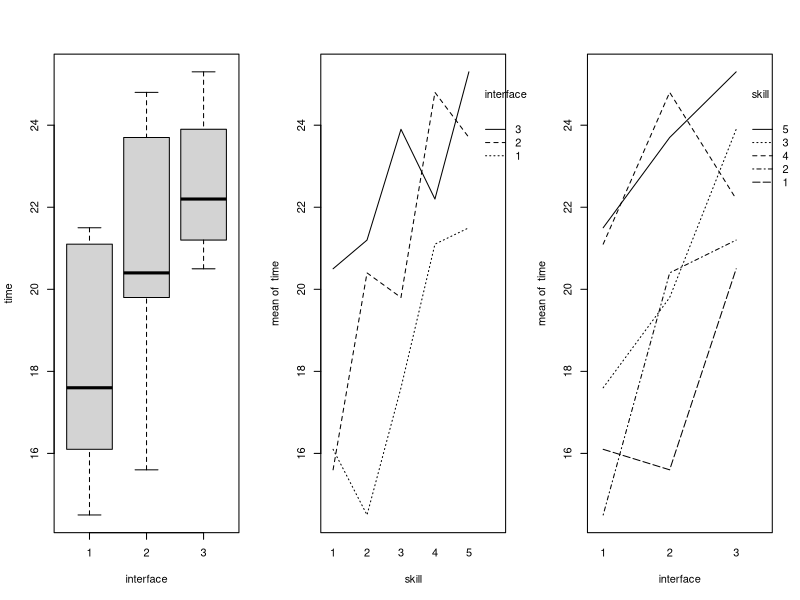
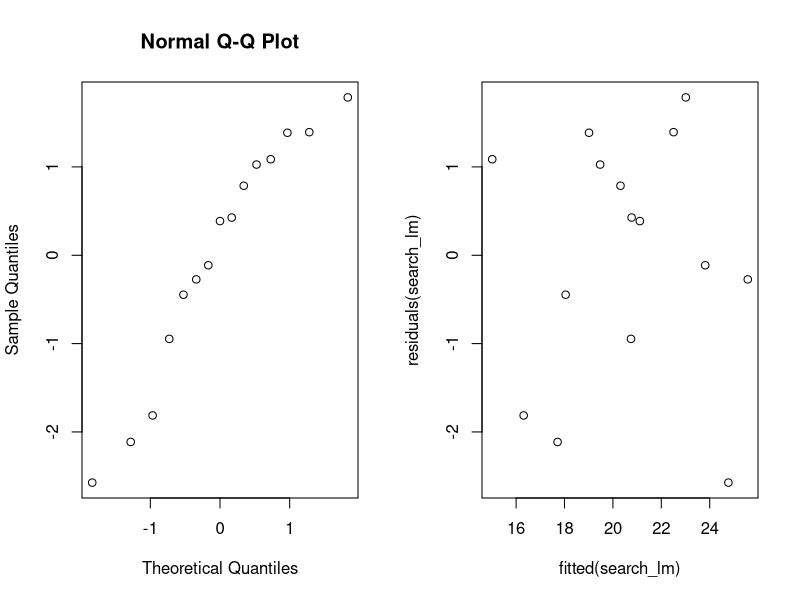

Source code (R) for these figures, in order:
## ---- chunk 1
I <- 3; B <- 5; N <- 1
for(i in 1:B) 
    print(sample(1:(N * I)))
## ---- chunk 2
data_search <- read.table("search.txt", header=TRUE)

par(mfrow=c(1, 3))
data_search$interface <- as.factor(data_search$interface)
data_search$skill <- as.factor(data_search$skill)

boxplot(time~interface, data=data_search)
with(data_search, interaction.plot(skill, interface, time))
with(data_search, interaction.plot(interface, skill, time))
## ---- chunk 3
contrasts(data_search$interface)=contr.sum
contrasts(data_search$skill)=contr.sum
search_lm <- lm(time ~ interface + skill, data=data_search)
res <- anova(search_lm)
p_value <- res$Pr
res
## ---- chunk 4
coef <- summary(search_lm)$coefficients[, "Estimate"]
coef
## ---- chunk 5
par(mfrow=c(1, 2))
qqnorm(residuals(search_lm))
plot(fitted(search_lm), residuals(search_lm))
## ---- chunk 6
p_value <- with(data_search, 
     friedman.test(time, interface, skill)$p.value)
## ---- chunk 7
data_search <- read.table("search.txt", header=TRUE)
search_oneway_lm <- lm(time~interface, data=data_search)
res <- anova(search_oneway_lm)
p_value <- res$Pr[1]
res
